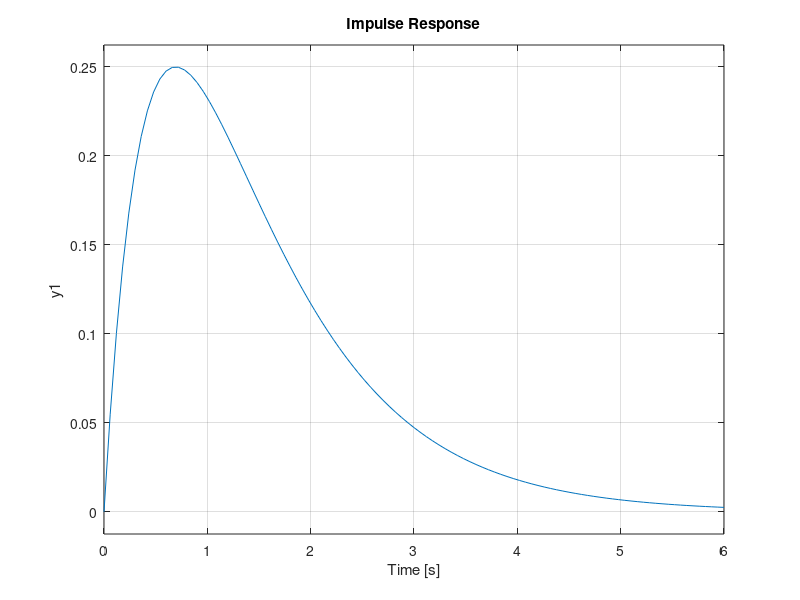

Write the MATLAB code that produced this figure. (Note: this script raises an error after producing the figure.)
%generam functia de transfer a sistemului continuu in timp
sys_c=tf(1,conv([1,1],[1,2]));
impulse(sys_c)
figure
%generam un timp de 11 secunde cu un pas de o sutime de secunda
t=0:.01:11; 

% generam vectorul de intrare u (calculele se fac vectorial!)
u= dirac(t);

% se determina numaratorul (num) si numitorul (den) 
% ale functiei de transfer
[num,den]=tfdata(sys_c,'v');

% se determina reprezentarea de stare
[A,B,C,D]=tf2ss(num,den);
v=[];

% se calculeaza la fiecare moment de timp vectorul C*expm(A*t)*B
for i=1:length(t)
    v(i)=C*expm(A*t(i))*B;
end

% se calculeaza integrala din produsul de convolutie dat de formula 
yy=[];
for i=1:length(t)
    s=0;
    for j=1:i
        s=s+v(j)* u(i-j+1);
    end
    yy(i)=s*0.01+D*u(i);
end

figure(2)
plot(t,yy);grid;
title('Calcul raspuns SLIT cu ecuatia generala')